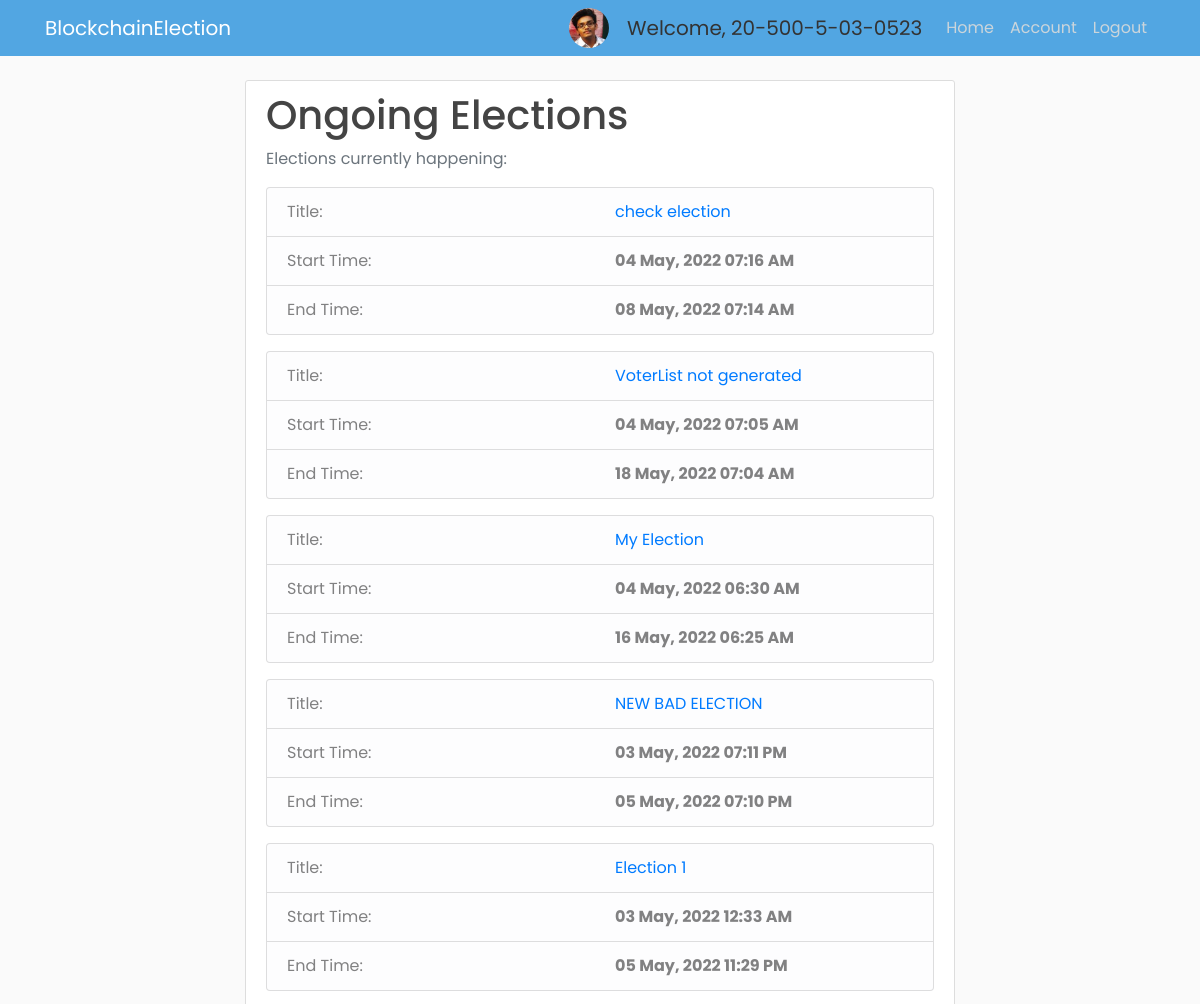
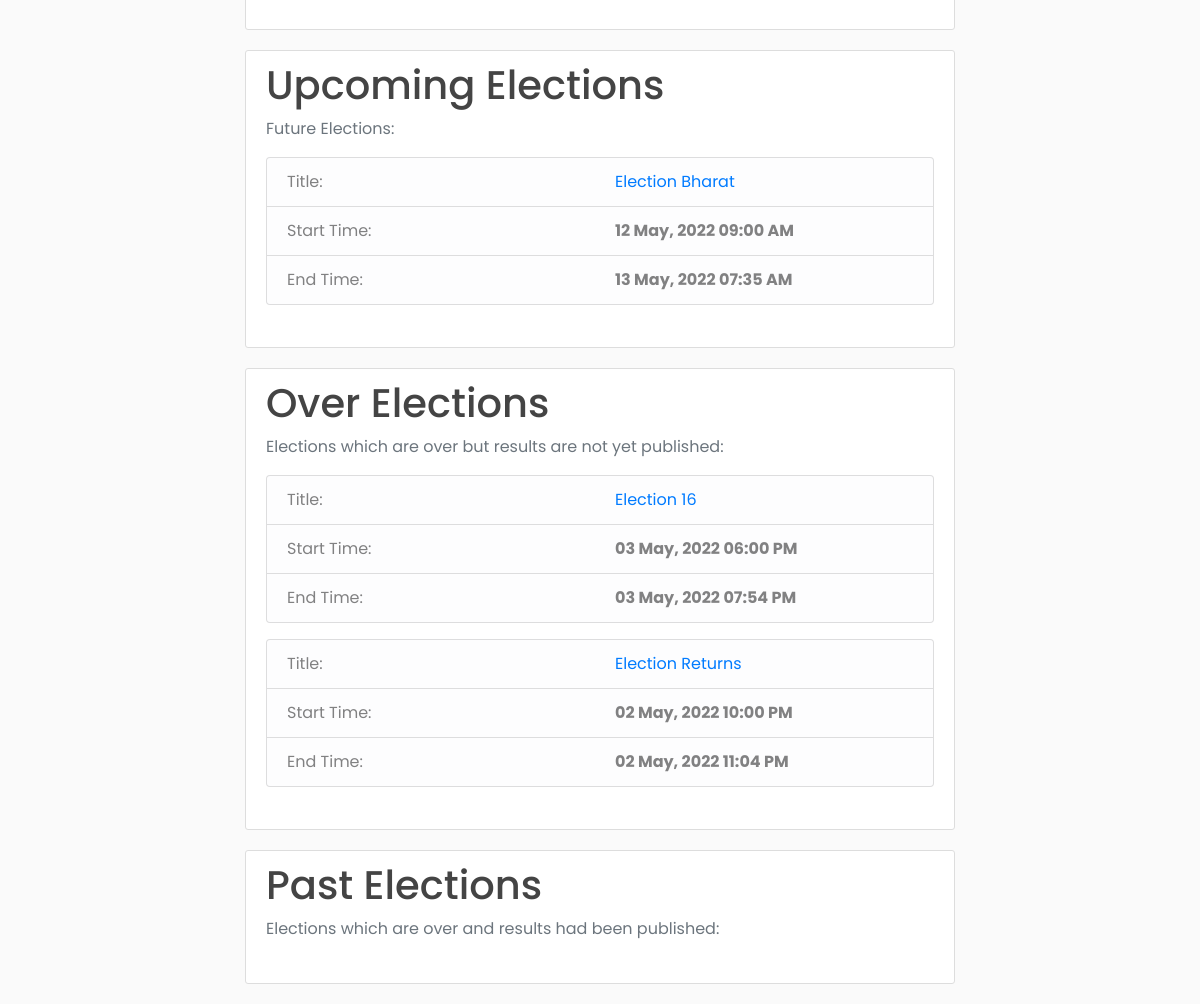
Screenshot of /home (signed in) with the database file from the repository (2 pictures, top to bottom).
### app/models.py (models this page shows, shortened)
class Voter(db.Model, UserMixin):
    id = db.Column(db.Integer, primary_key=True)
    cin = db.Column(db.String(30), unique=True, nullable=False)
    name = db.Column(db.String(255), nullable=False)
    email = db.Column(db.String(30), unique=True, nullable=False)
    dept = db.Column(db.String(4), db.ForeignKey('department.dept_code'), nullable=False)
    imagefile = db.Column(db.String(20), nullable=False, default='default.jpg')
    password = db.Column(db.String(60), nullable=False)
    join_year = db.Column(db.Integer, nullable=False, default=2016)
    is_admin = db.Column(db.Boolean, default=False, nullable=False)

class Election(db.Model):
    election_id = db.Column(db.String(5), primary_key=True, nullable=False)
    election_title = db.Column(db.String(255), nullable=False)
    create_date = db.Column(db.DateTime, nullable=False, default=datetime.utcnow)
    start_date = db.Column(db.DateTime, nullable=False, default=datetime.utcnow)
    end_date = db.Column(db.DateTime, db.CheckConstraint("end_date > start_date"), nullable=False)
    public_key = db.Column(db.Text, nullable=False)
    max_attempt = db.Column(db.Integer, nullable=False, default=3)
    election_state = db.Column(db.String(30), db.CheckConstraint("election_state in ('upcoming', 'ongoing', 'over', 'counting_finished','past')"))
    results_published = db.Column(db.Boolean, nullable=False, default=False)

### app/routes.py (the view)
@app.route("/home")
def home():
    elections = elections = Election.query.order_by(Election.start_date.desc()).all()
    election_util.update_election_state()
    return render_template("home.html", elections=elections)

### app/election_util.py (called while the page is built)
def update_election_state():
    from app import db
    from app.models import Election
    from datetime import datetime
    elections = Election.query.all()
    for election in elections:
        if election.election_state == 'counting_finished':
            continue
        elif election.start_date <= datetime.now() <= election.end_date:
            election.election_state = 'ongoing'
        elif datetime.now() < election.start_date:
            election.election_state = 'upcoming'
        elif datetime.now() > election.end_date and election.results_published == False:
            election.election_state = 'over'
        elif datetime.now() > election.end_date and election.results_published == True:
            election.election_state = 'past'
    db.session.commit()
    print("Election states updated at", datetime.now())

### app/models.py (called while the page is built)
@login_manager.user_loader
def load_user(user_id):
    return Voter.query.get(int(user_id))

### app/routes.py (called while the page is built)
@app.after_request
def after_request(response):
    response.headers["Cache-Control"] = "no-store, no-cache, must-revalidate, post-check=0, pre-check=0"
    return response

### app/templates/home.html (shortened to what this page needs)
{% extends "home_base.html" %}
{% block content %}
{% include 'ongoing_elections.html' %}
{% include 'upcoming_elections.html' %}
{% include 'over_elections.html' %}
{% include 'past_elections.html' %}
{% endblock content %}

### app/templates/navbar.html (shortened to what this page needs)
<header class="site-header">
  <nav class="navbar navbar-expand-md navbar-dark bg-steel fixed-top">
    <div class="container">
      <a class="navbar-brand mr-4" href="{{ url_for('home') }}">BlockchainElection</a>
      <div class="collapse navbar-collapse" id="navbarToggle">
        <div class="navbar-nav ml-auto">
          {% if current_user.is_admin %}
          <img class="rounded-circle account-img-small" src="/static/profile_pics/{{ current_user.imagefile }}">
          <a class="navbar-brand disabled ml-2" style="cursor: default;">Welcome, {{ current_user.cin }}</a>
          {% raw %}
          {% endraw %}
          <a class="nav-item nav-link" href="{{ url_for('admin') }}">Home</a>
          <a class="nav-item nav-link" href="{{ url_for('account') }}">Account</a>
          <a class="nav-item nav-link" href="{{ url_for('logout') }}">Logout</a>
          {% elif current_user.is_authenticated %}
          <img class="rounded-circle account-img-small" src="/static/profile_pics/{{ current_user.imagefile }}">
          <a class="navbar-brand disabled ml-2" style="cursor: default;">Welcome, {{ current_user.cin }}</a>
          <a class="nav-item nav-link" href="{{ url_for('voter') }}">Home</a>
          <a class="nav-item nav-link" href="{{ url_for('account') }}">Account</a>
          <a class="nav-item nav-link" href="{{ url_for('logout') }}">Logout</a>
          {% else %}
            <a class="nav-item nav-link" href="{{ url_for('login') }}">Login</a>
            <a class="nav-item nav-link" href="{{ url_for('register') }}">Register</a>
          {% endif %}
        </div>
      </div>
    </div>
  </nav>
</header>

### app/templates/ongoing_elections.html
{% block ongoing_elections %}
<div class="content-section">
  <h1>Ongoing Elections</h1>
  <p class='text-muted'>Elections currently happening:
  <ul class="list-group">
      {% for election in elections %}
          {% if election.election_state == 'ongoing' %}
              <ul class="list-group mb-3">
                <li class="list-group-item list-group-item-light">
                    <div class="row">
                        <div class="col">
                            <span class="list-group-item-label">Title: </span>
                        </div>
                        <div class="col">
                            <span><a href="{{ url_for('view_election', id=election.election_id) }}">{{ election.election_title }}</a></span>
                        </div>
                    </div>
                </li>
                <li class="list-group-item list-group-item-light">
                    <div class="row">
                        <div class="col"><span class="list-group-item-label">Start Time: </span></div>
                        <div class="col"><span class="font-weight-bold">{{ election.start_date.strftime('%d %B, %Y %I:%M %p') }}</span></div>
                    </div>
                </li>
                <li class="list-group-item list-group-item-light">
                    <div class="row">
                        <div class="col"><span class="list-group-item-label">End Time: </span></div>
                        <div class="col"><span class="font-weight-bold">{{ election.end_date.strftime('%d %B, %Y %I:%M %p') }}</span></div>
                    </div>
                </li>
            </ul>
          {% endif %}
      {% endfor %}
  </ul>
  </p>
</div>
{% endblock ongoing_elections %}

### app/templates/upcoming_elections.html
{% block upcoming_elections %}
<div class="content-section">
  <h1>Upcoming Elections</h1>
  <p class='text-muted'>Future Elections:
  <ul class="list-group">
      {% for election in elections %}
          {% if election.election_state == 'upcoming' %}
            <ul class="list-group mb-3">
                <li class="list-group-item list-group-item-light">
                    <div class="row">
                        <div class="col">
                            <span class="list-group-item-label">Title: </span>
                        </div>
                        <div class="col">
                            <span><a href="{{ url_for('view_election', id=election.election_id) }}">{{ election.election_title }}</a></span>
                        </div>
                    </div>
                </li>
                <li class="list-group-item list-group-item-light">
                    <div class="row">
                        <div class="col"><span class="list-group-item-label">Start Time: </span></div>
                        <div class="col"><span class="font-weight-bold">{{ election.start_date.strftime('%d %B, %Y %I:%M %p') }}</span></div>
                    </div>
                </li>
                <li class="list-group-item list-group-item-light">
                    <div class="row">
                        <div class="col"><span class="list-group-item-label">End Time: </span></div>
                        <div class="col"><span class="font-weight-bold">{{ election.end_date.strftime('%d %B, %Y %I:%M %p') }}</span></div>
                    </div>
                </li>
            </ul>
          {% endif %}
      {% endfor %}
  </ul>
  </p>
</div>
{% endblock upcoming_elections %}

### app/templates/over_elections.html
{% block over_elections %}
<div class="content-section">
  <h1>Over Elections</h1>
  <p class='text-muted'>Elections which are over but results are not yet published:
  <ul class="list-group">
    {% for election in elections %}
      {% if election.election_state == 'over' or election.election_state == 'counting_finished' %}
          <ul class="list-group mb-3">
            <li class="list-group-item list-group-item-light">
                <div class="row">
                    <div class="col">
                        <span class="list-group-item-label">Title: </span>
                    </div>
                    <div class="col">
                        <span><a href="{{ url_for('view_election', id=election.election_id) }}">{{ election.election_title }}</a></span>
                    </div>
                </div>
            </li>
            <li class="list-group-item list-group-item-light">
                <div class="row">
                    <div class="col"><span class="list-group-item-label">Start Time: </span></div>
                    <div class="col"><span class="font-weight-bold">{{ election.start_date.strftime('%d %B, %Y %I:%M %p') }}</span></div>
                </div>
            </li>
            <li class="list-group-item list-group-item-light">
                <div class="row">
                    <div class="col"><span class="list-group-item-label">End Time: </span></div>
                    <div class="col"><span class="font-weight-bold">{{ election.end_date.strftime('%d %B, %Y %I:%M %p') }}</span></div>
                </div>
            </li>
        </ul>
      {% endif %}
    {% endfor %}
  </ul>
  </p>
</div>
{% endblock over_elections %}

### app/static/main.css (style rules this page uses)
body { background: #fafafa; color: #333333; margin-top: 5rem; font-family: "Poppins", sans-serif; }
h1, h2, h3, h4, h5, h6 { color: #444444; }
.bg-steel { background-color: #52a6e2; }
.site-header .navbar-nav .nav-link { color: #cbd5db; }
.content-section { background: #ffffff; padding: 10px 20px; border: 1px solid #dddddd; border-radius: 3px; margin-bottom: 20px; }
.account-img-small { height: 40px; width: 40px; margin-right: 10px; }

### rows the page displays
Voter: imagefile (picture), cin "20-500-5-03-0523"
Election: election_title "check election", start_date "04 May, 2022 07:16 AM", end_date "08 May, 2022 07:14 AM"
Election: election_title "VoterList not generated", start_date "04 May, 2022 07:05 AM", end_date "18 May, 2022 07:04 AM"
Election: election_title "My Election", start_date "04 May, 2022 06:30 AM", end_date "16 May, 2022 06:25 AM"
Election: election_title "NEW BAD ELECTION", start_date "03 May, 2022 07:11 PM", end_date "05 May, 2022 07:10 PM"
Election: election_title "Election 1", start_date "03 May, 2022 12:33 AM", end_date "05 May, 2022 11:29 PM"
Election: election_title "Election Bharat", start_date "12 May, 2022 09:00 AM", end_date "13 May, 2022 07:35 AM"
Election: election_title "Election 16", start_date "03 May, 2022 06:00 PM", end_date "03 May, 2022 07:54 PM"
Election: election_title "Election Returns", start_date "02 May, 2022 10:00 PM", end_date "02 May, 2022 11:04 PM"
